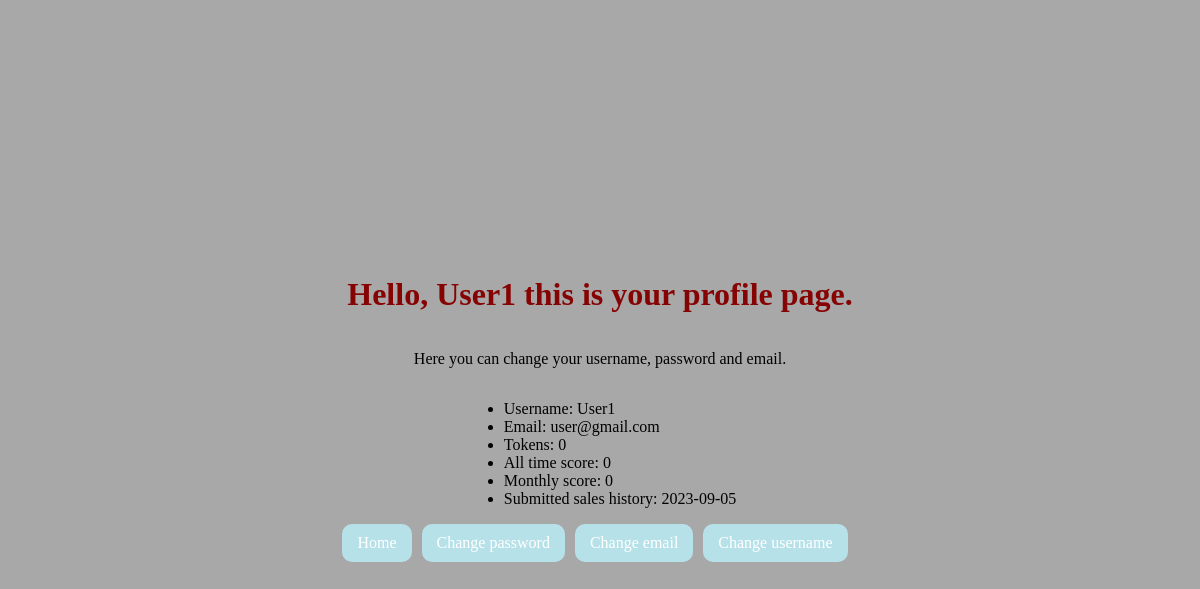
Before: /profile.php (signed in) with the older database file.
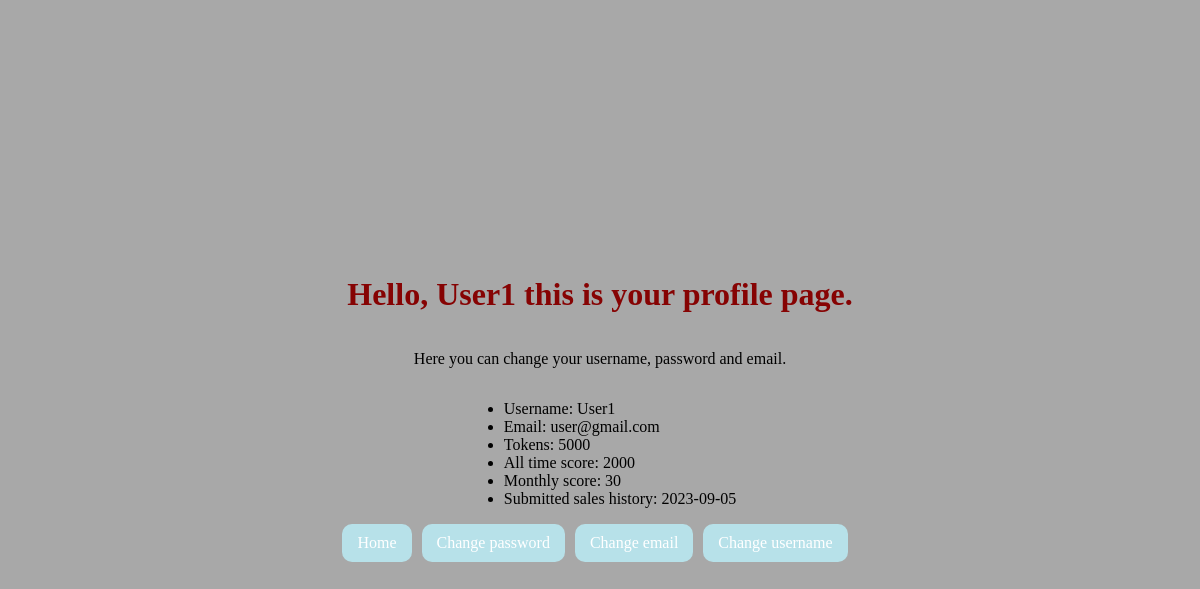
After: the same page with the newer database file.
### tables this page shows
CREATE TABLE `users` (
  `id` int(11) NOT NULL,
  `user_name` varchar(100) NOT NULL,
  `password` varchar(100) NOT NULL,
  `email` varchar(100) NOT NULL,
  `tokens` int(11) NOT NULL,
  `monthly_tokens` int(11) NOT NULL,
  `score` int(11) NOT NULL,
  `monthly_score` int(11) NOT NULL
);

CREATE TABLE `sales` (
  `id` int(11) NOT NULL,
  `price` double NOT NULL,
  `date` date NOT NULL,
  `active` tinyint(1) NOT NULL,
  `user_id` int(11) NOT NULL,
  `product_id` int(11) NOT NULL,
  `shop_id` int(11) NOT NULL
);

### profile.php (the view, shortened to what this page needs)
<?php
include "db_conn.php";
if(isset($_SESSION['id']) && isset($_SESSION['user_name']))
{
    $id = $_SESSION['id'];
    $uname = $_SESSION['user_name'];
    $email = $_SESSION['email'];
    $sqlemail = "SELECT * FROM users WHERE user_name='$uname' AND email='$email'";
    $result = mysqli_query($conn,$sqlemail);
    $row = mysqli_fetch_assoc($result);
    $sqlsales = "SELECT * FROM sales WHERE user_id='$id'";
    $sales_result = mysqli_query($conn,$sqlsales);
    $sales_row = mysqli_fetch_assoc($sales_result);
    ?>
    <!DOCTYPE html>
    <html>
    <head>
        <link rel="stylesheet" type="text/css" href="style.css">
    </head>
    <body>
        <h1>Hello, <?php echo $_SESSION['user_name']; ?> this is your profile page. </h1>
        <p>Here you can change your username, password and email.</p>
        <ul>
            <li>Username: <?php echo $_SESSION['user_name']; ?> </li>
            <li>Email: <?php echo $_SESSION['email']; ?></li>
            <li>Tokens: <?php echo $row['tokens']; ?></li>
            <li>All time score: <?php echo $row['score']; ?></li>
            <li>Monthly score: <?php echo $row['monthly_score']; ?></li>
            <li>Submitted sales history: <?php echo $sales_row['date']?></li>
        </ul>
        <nav>
            <a href="change-username.php">Change username</a>
            <a href="change-email.php">Change email</a>
            <a href="change-password.php">Change password</a>
            <a href="home.php">Home</a>
        </nav>
    </body>
    </html>
    <?php
}
else
{
    header("Location: index.php");
    exit();
}

### style.css (style rules this page uses)
body { background: #a8a8a8; display: flex; justify-content: center; align-items: center; height: 100vh; flex-direction: column; }
* { font-family: cursive; box-sizing: padding-box; }
h1 { text-align: center; color: rgb(134, 3, 3); }
a { float: right; background: rgb(183, 225, 233); padding: 10px 15px; color: #fff; border-radius: 10px; margin-right: 10px; border: none; text-decoration: none; }

Changed rows visible on the page:
changed users: tokens "0" → "5000"; score "0" → "2000"; monthly_score "0" → "30"
